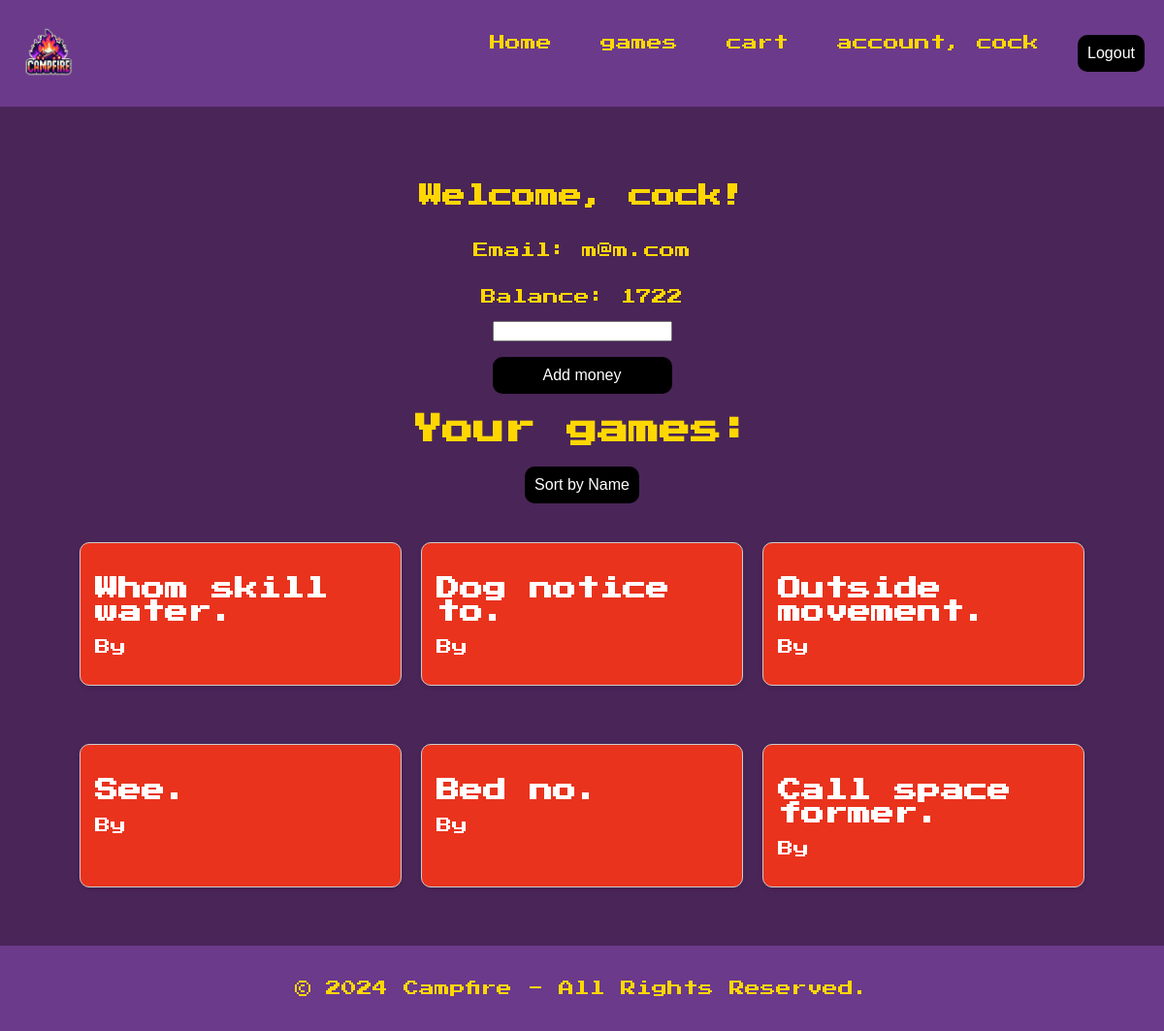
Page /account/ (signed in) on the earlier database version.
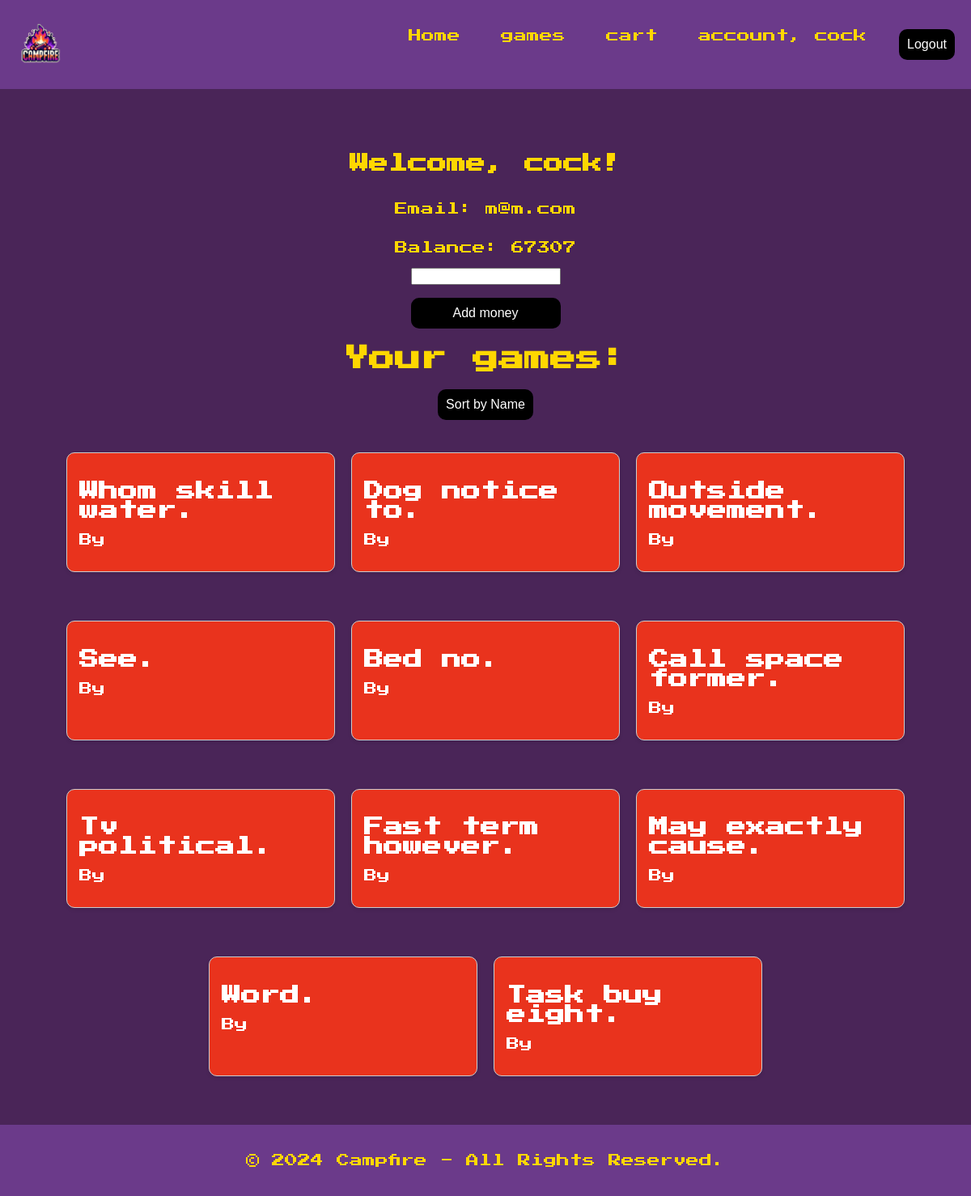
Same page on the later database version.
### shop/models.py (models this page shows, shortened)
class Wallet(models.Model):
    user = models.ForeignKey(
        User, on_delete=models.CASCADE, related_name='user_wallet')
    balance = models.IntegerField(default=0)

class GameOwner(models.Model):
    user = models.ForeignKey(
        User, on_delete=models.CASCADE, related_name='game_owner')
    game = models.ForeignKey(
        Game, on_delete=models.CASCADE, related_name='game_owner')
    quantity = models.PositiveIntegerField(default=1)

class Game(models.Model):
    title = models.CharField(max_length=255)
    author = models.CharField(max_length=255)
    price = models.IntegerField()
    description = models.TextField()

### shop/views.py (the view, shortened to what this page needs)
# urls.py: path('account/', Account.as_view(), name='account'),
class Account(LoginRequiredMixin, View):
    template_name = "account.html"
    def get(self, request):
        owned_games = GameOwner.objects.filter(user=request.user)
        wallet, created = Wallet.objects.get_or_create(user=request.user)
        if 'sort_by_name' in request.GET:
            owned_games = owned_games.select_related(
                'game').order_by('game__title')
        return render(request, self.template_name, {
                      'user': request.user,
                      'owned_games': owned_games,
                      "wallet": wallet,
                      })

### shop/templates/account.html (shortened to what this page needs)
{% extends 'base.html' %}
{% load i18n %}
{% block content %}
<div class="container">
  <div class="container1">
    <h2>Welcome, {{ user.username }}!</h2>
    <p>Email: {{ user.email }}</p>
    <p>Balance: {{ wallet.balance }}</p>
    <form action="{% url 'account' %}" method="post">
      <input type="number" min="1" name="balance">
      <button type="submit2">Add money</button>
    </form>
    <h1>Your games:</h1>
    <form action="{% url 'account' %}" method="get">
      <button type="submit2" name="sort_by_name" value="1">Sort by Name</button>
    </form>
  </div>
  <div class="games-grid">
    {% for item in owned_games %}
    <div class="game-card">
      <div class="game-info">
        <h2>{{ item.game.title }}</h2>
        <p>{% blocktrans %}By {{ item.game.author }}{% endblocktrans %}</p>
      </div>
    </div>
    {% empty %}
    <p>{% trans "You don't own any games yet." %}</p>
    {% endfor %}
  </div>
</div>
{% endblock %}

### shop/templates/base.html (shortened to what this page needs)
{% load i18n %}
<!doctype html>
<html lang="en">
<head>
  {% load static %}
  <link href="{% static 'css/styles.css' %}" rel="stylesheet" />
</head>
<body>
  <nav class="navbar">
    <div class="logo">
      <img src="{% static 'images/logo.png' %}" alt="Campfire Logo" />
    </div>
    <ul class="nav-links">
      <li><a href="{% url 'home' %}">{% trans 'Home' %}</a></li>
      {% if user.is_authenticated %}
      <li><a href="{% url 'games' %}">{% trans 'games' %}</a></li>
      <li><a href="{% url 'cart' %}">{% trans 'cart' %}</a></li>
      <li><a href="{% url 'account' %}">{% trans 'account' %}, {{ user.username }}</a></li>
      <form method="POST" action="{% url 'logout' %}">
        <button type="submit">{% trans 'Logout' %}</button>
      </form>
      {% else %}
      <li><a href="{% url 'login' %}">{% trans 'Login' %}</a></li>
      <li><a href="{% url 'signup' %}">{% trans 'Signup' %}</a></li>
      {% endif %}
    </ul>
  </nav>
  <div class="container">
    {% block content %}
    {% endblock %}
  </div>
  <footer class="footer">
    <p>{% trans '© 2024 Campfire - All Rights Reserved.' %}</p>
  </footer>
</body>
</html>

### shop/static/css/styles.css (style rules this page uses)
body { font-family: 'Press Start 2P', cursive; background-color: #4A2558; color: #FFD700; margin: 0; padding: 0; min-height: 100vh; display: flex; flex-direction: column; }
.navbar { display: flex; justify-content: space-between; align-items: center; padding: 20px; background-color: #6B3A8A; }
.navbar .logo img { width: 60px; height: auto; }
.nav-links { list-style: none; display: flex; gap: 30px; }
.nav-links li { display: inline; }
.nav-links li a { text-decoration: none; font-size: 16px; color: #FFD700; padding: 10px; transition: background-color 0.3s ease; }
.container { flex: 1; padding: 20px; }
.footer { background-color: #6B3A8A; color: #FFD700; padding: 20px; text-align: center; margin-top: auto; }
button[type="submit"] { width: 100%; padding: 10px; background-color: #000; border: white; border-radius: 10px; color: white; font-size: 16px; cursor: pointer; transition: background-color 0.3s ease; }
.games-grid { display: flex; flex-wrap: wrap; gap: 20px; justify-content: center; }
.game-card { background-color: #e9331d; border-radius: 10px; padding: 20px; width: 300px; box-shadow: 0 4px 8px rgba(0, 0, 0, 0.2); transition: transform 0.3s ease; }
.game-info h2 { color: white; margin-bottom: 10px; }
.game-info p { color: white; }
.game-card { margin: 20px 0; padding: 15px; border: 1px solid #ccc; box-shadow: 0 2px 5px rgba(0,0,0,0.1); background-color: #e9331d; }
.game-info { margin-bottom: 10px; }
button[type="submit2"] { width: 100%; padding: 10px; background-color: #000; border: white; border-radius: 10px; color: white; font-size: 16px; cursor: pointer; transition: background-color 0.3s ease; }
.container1 { display: flex; justify-content: space-between; flex-direction: column; align-items: center; padding: 20px; }

Differences in the rows shown:
changed Wallet: balance "1722" → "67307"
added GameOwner: game "Tv political."
added GameOwner: game "Fast term however."
added GameOwner: game "May exactly cause."
added GameOwner: game "Word."
added GameOwner: game "Task buy eight."
